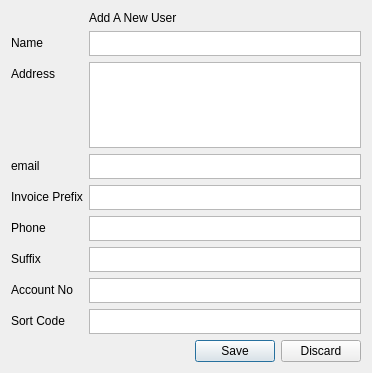
<?xml version="1.0" encoding="UTF-8"?>
<ui version="4.0">
 <class>Form</class>
 <widget class="QWidget" name="Form">
  <property name="geometry">
   <rect>
    <x>0</x>
    <y>0</y>
    <width>372</width>
    <height>373</height>
   </rect>
  </property>
  <property name="windowTitle">
   <string>Form</string>
  </property>
  <layout class="QHBoxLayout" name="horizontalLayout">
   <item>
    <layout class="QFormLayout" name="formLayout">
     <item row="0" column="1">
      <widget class="QLabel" name="label_7">
       <property name="styleSheet">
        <string notr="true">font: 12pt &quot;Segoe UI&quot;;</string>
       </property>
       <property name="text">
        <string>Add A New User</string>
       </property>
      </widget>
     </item>
     <item row="1" column="0">
      <widget class="QLabel" name="label">
       <property name="styleSheet">
        <string notr="true">font: 10pt &quot;Verdana&quot;;</string>
       </property>
       <property name="text">
        <string>Name</string>
       </property>
      </widget>
     </item>
     <item row="1" column="1">
      <widget class="QTextEdit" name="uNameBox">
       <property name="maximumSize">
        <size>
         <width>16777215</width>
         <height>25</height>
        </size>
       </property>
      </widget>
     </item>
     <item row="2" column="0">
      <widget class="QLabel" name="label_2">
       <property name="styleSheet">
        <string notr="true">font: 10pt &quot;Verdana&quot;;</string>
       </property>
       <property name="text">
        <string>Address</string>
       </property>
      </widget>
     </item>
     <item row="2" column="1">
      <widget class="QTextEdit" name="uAddressBox">
       <property name="maximumSize">
        <size>
         <width>16777215</width>
         <height>1000</height>
        </size>
       </property>
      </widget>
     </item>
     <item row="3" column="0">
      <widget class="QLabel" name="label_3">
       <property name="styleSheet">
        <string notr="true">font: 10pt &quot;Verdana&quot;;</string>
       </property>
       <property name="text">
        <string>email</string>
       </property>
      </widget>
     </item>
     <item row="3" column="1">
      <widget class="QTextEdit" name="uEmailBox">
       <property name="maximumSize">
        <size>
         <width>16777215</width>
         <height>25</height>
        </size>
       </property>
      </widget>
     </item>
     <item row="4" column="0">
      <widget class="QLabel" name="label_4">
       <property name="styleSheet">
        <string notr="true">font: 10pt &quot;Verdana&quot;;</string>
       </property>
       <property name="text">
        <string>Invoice Prefix</string>
       </property>
      </widget>
     </item>
     <item row="4" column="1">
      <widget class="QTextEdit" name="pre">
       <property name="maximumSize">
        <size>
         <width>16777215</width>
         <height>25</height>
        </size>
       </property>
      </widget>
     </item>
     <item row="5" column="0">
      <widget class="QLabel" name="label_6">
       <property name="styleSheet">
        <string notr="true">font: 10pt &quot;Verdana&quot;;</string>
       </property>
       <property name="text">
        <string>Phone</string>
       </property>
      </widget>
     </item>
     <item row="5" column="1">
      <widget class="QTextEdit" name="phone">
       <property name="maximumSize">
        <size>
         <width>16777215</width>
         <height>25</height>
        </size>
       </property>
      </widget>
     </item>
     <item row="6" column="0">
      <widget class="QLabel" name="label_5">
       <property name="styleSheet">
        <string notr="true">font: 10pt &quot;Verdana&quot;;</string>
       </property>
       <property name="text">
        <string>Suffix</string>
       </property>
      </widget>
     </item>
     <item row="6" column="1">
      <widget class="QTextEdit" name="uSuffixBox">
       <property name="maximumSize">
        <size>
         <width>16777215</width>
         <height>25</height>
        </size>
       </property>
      </widget>
     </item>
     <item row="7" column="0">
      <widget class="QLabel" name="label_8">
       <property name="styleSheet">
        <string notr="true">font: 10pt &quot;Verdana&quot;;</string>
       </property>
       <property name="text">
        <string>Account No</string>
       </property>
      </widget>
     </item>
     <item row="7" column="1">
      <widget class="QTextEdit" name="accNum">
       <property name="maximumSize">
        <size>
         <width>16777215</width>
         <height>25</height>
        </size>
       </property>
      </widget>
     </item>
     <item row="8" column="0">
      <widget class="QLabel" name="label_9">
       <property name="styleSheet">
        <string notr="true">font: 10pt &quot;Verdana&quot;;</string>
       </property>
       <property name="text">
        <string>Sort Code</string>
       </property>
      </widget>
     </item>
     <item row="8" column="1">
      <widget class="QTextEdit" name="sortCode">
       <property name="maximumSize">
        <size>
         <width>16777215</width>
         <height>25</height>
        </size>
       </property>
      </widget>
     </item>
     <item row="9" column="1">
      <widget class="QDialogButtonBox" name="saveDiscardButton">
       <property name="standardButtons">
        <set>QDialogButtonBox::Discard|QDialogButtonBox::Save</set>
       </property>
       <property name="centerButtons">
        <bool>false</bool>
       </property>
      </widget>
     </item>
    </layout>
   </item>
  </layout>
 </widget>
 <resources/>
 <connections/>
</ui>
